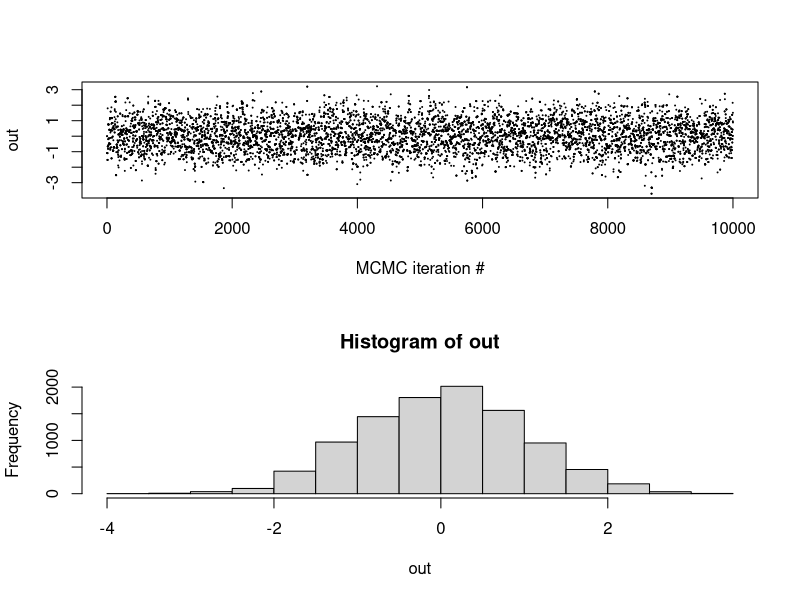
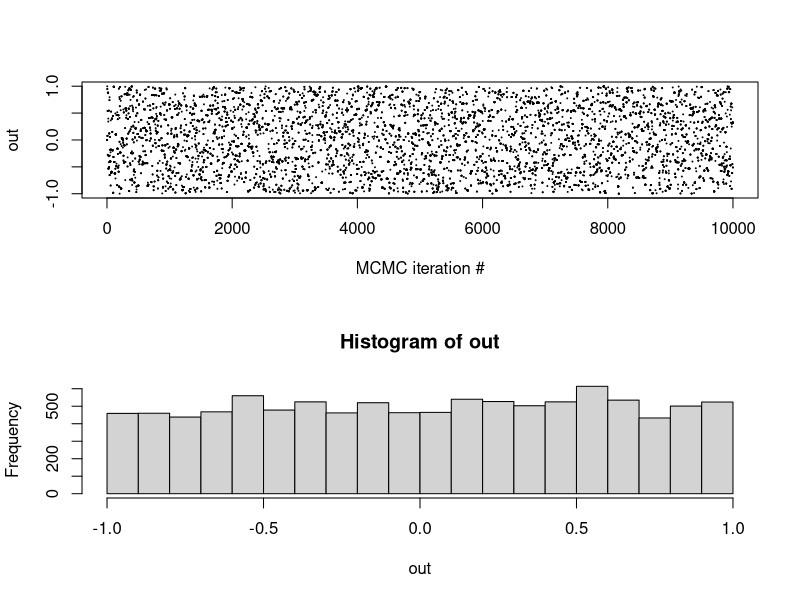
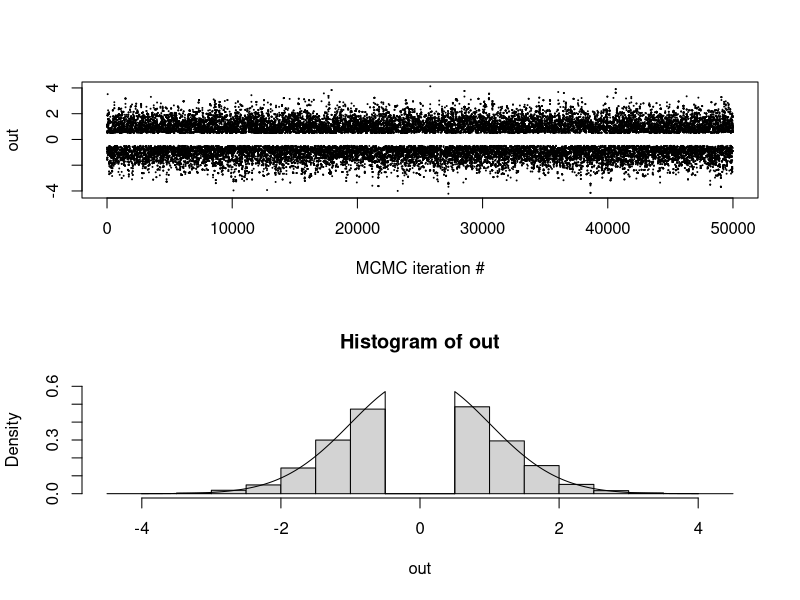
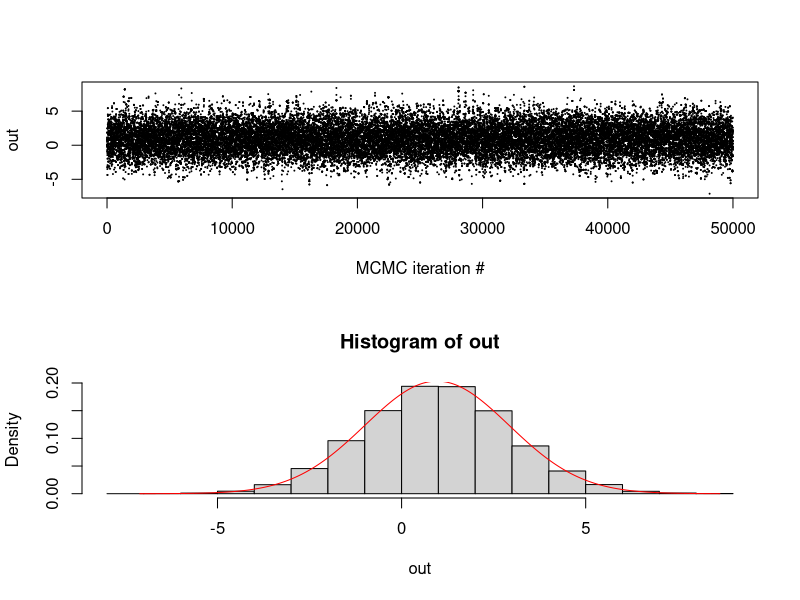
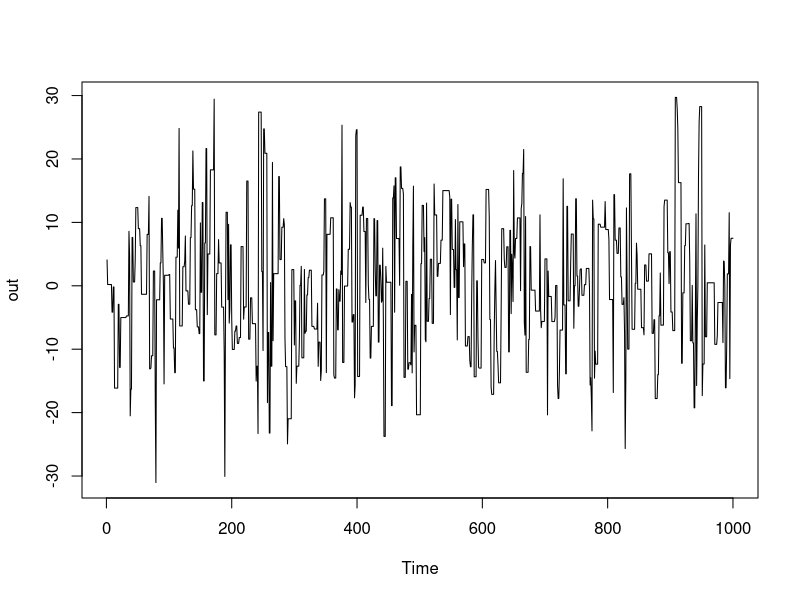

These figures' R source, in order:
#
# This R-script illustrates various MCMC methods
# 
#

# general 1d Gaussian proposal random walk MH
oneD.RWMH <- function(lprob, #notice log-density kernel!
                     sigma=1.0,
                     theta1=0.0,
                     n.iter=10000){
  # space for output
  output <- numeric(n.iter)
  # first iterate given
  output[1] <- theta1
  
  # main iteration loop
  for(t in 2:n.iter){
    # proposal
    thetaStar <- output[t-1] + rnorm(1,sd=sigma)
    # accept probability, for numerical stability we compute
    # the log-accept prob, and then take exp
    alpha <- exp(min(0.0,lprob(thetaStar)-lprob(output[t-1])))
    # accept/reject step
    if(runif(1)<alpha && is.finite(alpha)){
      output[t] <- thetaStar
    } else {
      output[t] <- output[t-1]
    }
  }
  return(output)
} 

# standard Gaussian target

lp_std_norm <- function(x){return(dnorm(x,log=TRUE))}

# try algorithm (change initial condition and sigma for illustration)
out <- oneD.RWMH(lp_std_norm,theta1 = 0.0,sigma=2.4)
par(mfrow=c(2,1))
plot(1:length(out),out,pch=20,cex=0.1,xlab="MCMC iteration #")
hist(out)
mean(out)
sd(out)

# uniform(-1,1) target

lp_unif <- function(x){return(dunif(x,min=-1,log=TRUE))}
# notice
lp_unif(-2.0)

# try algorithm 

out <- oneD.RWMH(lp_unif,theta1 = 0.0,sigma=2.4)
par(mfrow=c(2,1))
plot(1:length(out),out,pch=20,cex=0.1,xlab="MCMC iteration #")
hist(out)
mean(out) # should be 0
sd(out) # should be sqrt(1/3) = 0.5773503

###


# standard Gaussian target with a gap
# illustrates that we do not need a proper density
# for the algorithm to work.


lp_std_norm_gap <- function(x){return(dnorm(x,log=TRUE) - 1e100*(x<0.5 & x>-0.5))}

# try MCMC algorithm 
out <- oneD.RWMH(lp_std_norm_gap,theta1 = 1.0,sigma=2.4,n.iter = 50000)
par(mfrow=c(2,1))
plot(1:length(out),out,pch=20,cex=0.1,xlab="MCMC iteration #")
hist(out,probability = TRUE,ylim=c(0,0.6))

# since the problem is 1d, we can cheat using numerical integration
# to get some 
gfun <- function(x){return(exp(lp_std_norm_gap(x)))}
C <- integrate(gfun,lower=-10,upper=10)$value

pi.fun <- function(x){return(exp(lp_std_norm_gap(x))/C)}
# add to histogram
xg <- seq(from =-4,to=4,length.out = 10000)
lines(xg,pi.fun(xg))

# compute exact moments
e.mean <- integrate(function(x){x*pi.fun(x)},lower = -10, upper = 10)
mean(out) 

e.sd <- sqrt(integrate(function(x){x^2*pi.fun(x)},lower = -10, upper = 10)$value)
sd(out)

###



#
#
#  Example from Bayes slides
#

# fix observations and constants
y <- 1.0
sigma <- 2.0

# theoretical posterior mean and SD
post.mean <- 100*y/(100+sigma^2)
post.sd <- sqrt(100*sigma^2/(100+sigma^2))

# log-target density KERNEL
lp_temp <- function(theta){
  return(dnorm(y,mean=theta,sd=sigma,log=TRUE) # log-likelihood
         +dnorm(theta,mean=0.0,sd=10.0,log=TRUE) # log-prior
         )
}

# run MCMC simulations
out <- oneD.RWMH(lprob=lp_temp,theta1 = 0.0,sigma=2.4*post.sd,n.iter = 50000)

# plot output
par(mfrow=c(2,1))
plot(1:length(out),out,pch=20,cex=0.1,xlab="MCMC iteration #")
hist(out,probability = TRUE)

# check against theoretical posterior

xg <- seq(from=min(out),to=max(out),length.out = 1000)
lines(xg,dnorm(xg,mean=post.mean,sd=post.sd),col="red")

###


# probability of slippery hill:
# from mcmc output
mean(out<0.0)
# from theoretical calculations
pnorm(0.0,mean=post.mean,sd=post.sd)

# typical range ("credible interval")
# from mcmc output
quantile(out,probs = c(0.025,0.975))
# from theoretical calculations
qnorm(p=c(0.025,0.975),mean=post.mean,sd=post.sd)


#
#  tuning
#
#

# consider a normal distribution with mean 0=and sd=10

lprob <- function(x){return(-x^2/(200))} # notice, normalization constant not needed


# wish to compare the estimation of E(X) for different values
# of the proposal scale 10

n.iter <- 1000 # length of chain
n.rep <- 100 # number of replications
sigma <- 2.4*10

res <- numeric(n.rep) # E(X) estimated from the different chains
Ealpha <- numeric(n.rep) # accept probabilities
for(i in 1:n.rep){
  x1 <- rnorm(1,mean=0,sd=10) # intial x from target distribution
  out <- oneD.RWMH(lprob,sigma=sigma,theta1=x1,n.iter = n.iter)
  res[i] <- mean(out)
  Ealpha[i] <- mean(abs(diff(out))>1.0e-14) # Probability of moving=E(alpha)
}

par(mfrow=c(1,1))
ts.plot(out)

print(paste0("sigma : ",sigma))
print(paste0("MC SD of E(X) : ",sd(res)))
print(paste0("SD of E(X) under independent sampling : ", sqrt(100/n.iter)))
print(paste0("mean accept prob : ",mean(Ealpha)))
